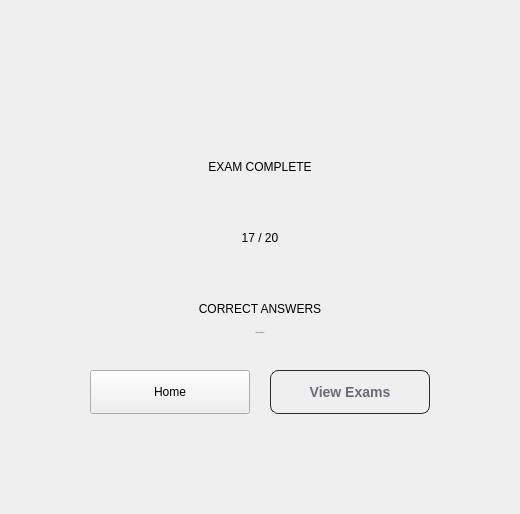
    <widget class="QWidget" name="pageResults">
     <layout class="QVBoxLayout" name="pageResultsLayout">
      <property name="spacing">
       <number>16</number>
      </property>
      <property name="leftMargin">
       <number>50</number>
      </property>
      <property name="topMargin">
       <number>60</number>
      </property>
      <property name="rightMargin">
       <number>50</number>
      </property>
      <property name="bottomMargin">
       <number>40</number>
      </property>
      <item>
       <spacer name="resultsVerticalSpacer">
        <property name="orientation">
         <enum>Qt::Orientation::Vertical</enum>
        </property>
        <property name="sizeType">
         <enum>QSizePolicy::Policy::Fixed</enum>
        </property>
        <property name="sizeHint" stdset="0">
         <size>
          <width>20</width>
          <height>100</height>
         </size>
        </property>
       </spacer>
      </item>
      <item>
       <widget class="QLabel" name="labelResultTitle">
        <property name="text">
         <string>EXAM COMPLETE</string>
        </property>
        <property name="alignment">
         <set>Qt::AlignmentFlag::AlignCenter</set>
        </property>
       </widget>
      </item>
      <item>
       <widget class="QLabel" name="labelScore">
        <property name="minimumSize">
         <size>
          <width>0</width>
          <height>96</height>
         </size>
        </property>
        <property name="maximumSize">
         <size>
          <width>16777215</width>
          <height>96</height>
         </size>
        </property>
        <property name="text">
         <string>17 / 20</string>
        </property>
        <property name="alignment">
         <set>Qt::AlignmentFlag::AlignCenter</set>
        </property>
       </widget>
      </item>
      <item>
       <widget class="QLabel" name="labelScoreLabel">
        <property name="text">
         <string>CORRECT ANSWERS</string>
        </property>
        <property name="alignment">
         <set>Qt::AlignmentFlag::AlignCenter</set>
        </property>
       </widget>
      </item>
      <item>
       <widget class="QLabel" name="labelGrade">
        <property name="font">
         <font>
          <pointsize>-1</pointsize>
          <fontweight>Medium</fontweight>
         </font>
        </property>
        <property name="text">
         <string>Grade: Excellent (6)</string>
        </property>
        <property name="alignment">
         <set>Qt::AlignmentFlag::AlignCenter</set>
        </property>
       </widget>
      </item>
      <item>
       <spacer name="verticalSpacer">
        <property name="orientation">
         <enum>Qt::Orientation::Vertical</enum>
        </property>
        <property name="sizeType">
         <enum>QSizePolicy::Policy::Minimum</enum>
        </property>
        <property name="sizeHint" stdset="0">
         <size>
          <width>20</width>
          <height>20</height>
         </size>
        </property>
       </spacer>
      </item>
      <item>
       <layout class="QHBoxLayout" name="resultsButtonsLayout">
        <property name="spacing">
         <number>20</number>
        </property>
        <item>
         <spacer name="resultsLeftSpacer">
          <property name="orientation">
           <enum>Qt::Orientation::Horizontal</enum>
          </property>
          <property name="sizeHint" stdset="0">
           <size>
            <width>40</width>
            <height>20</height>
           </size>
          </property>
         </spacer>
        </item>
        <item>
         <widget class="QPushButton" name="buttonBackHome">
          <property name="minimumSize">
           <size>
            <width>160</width>
            <height>44</height>
           </size>
          </property>
          <property name="maximumSize">
           <size>
            <width>160</width>
            <height>44</height>
           </size>
          </property>
          <property name="text">
           <string>Home</string>
          </property>
         </widget>
        </item>
        <item>
         <widget class="QPushButton" name="buttonViewExams">
          <property name="minimumSize">
           <size>
            <width>160</width>
            <height>44</height>
           </size>
          </property>
          <property name="maximumSize">
           <size>
            <width>160</width>
            <height>44</height>
           </size>
          </property>
          <property name="styleSheet">
           <string notr="true">
QPushButton {
    background-color: transparent;
    color: #6b6b76;
    font-size: 14px;
    font-weight: 500;
    border: 1px solid #2a2a2d;
    border-radius: 8px;
    padding: 12px 28px;
}
QPushButton:hover {
    background-color: #1c1c1f;
    color: #ffffff;
    border-color: #3a3a3e;
}
           </string>
          </property>
          <property name="text">
           <string>View Exams</string>
          </property>
         </widget>
        </item>
        <item>
         <spacer name="resultsRightSpacer">
          <property name="orientation">
           <enum>Qt::Orientation::Horizontal</enum>
          </property>
          <property name="sizeHint" stdset="0">
           <size>
            <width>40</width>
            <height>20</height>
           </size>
          </property>
         </spacer>
        </item>
       </layout>
      </item>
      <item>
       <spacer name="pageResultsBottomSpacer">
        <property name="orientation">
         <enum>Qt::Orientation::Vertical</enum>
        </property>
        <property name="sizeType">
         <enum>QSizePolicy::Policy::Expanding</enum>
        </property>
        <property name="sizeHint" stdset="0">
         <size>
          <width>20</width>
          <height>60</height>
         </size>
        </property>
       </spacer>
      </item>
     </layout>
    </widget>
